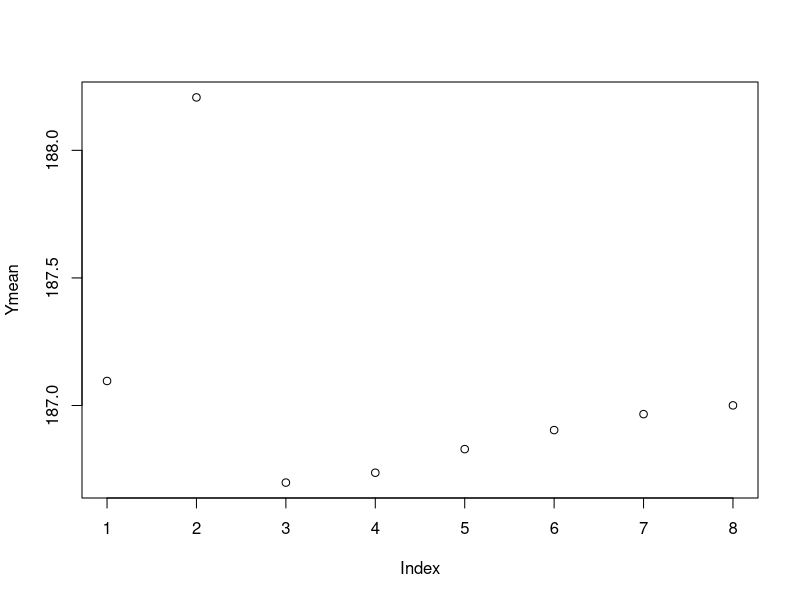
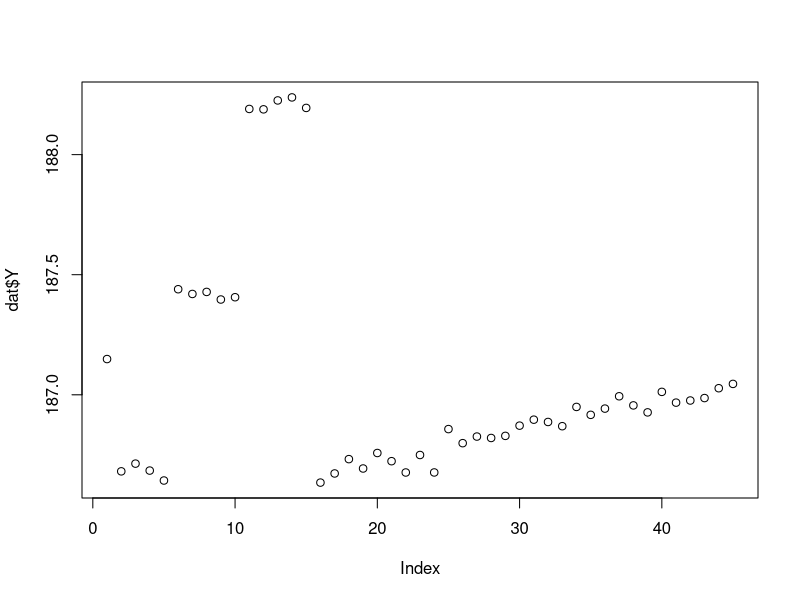
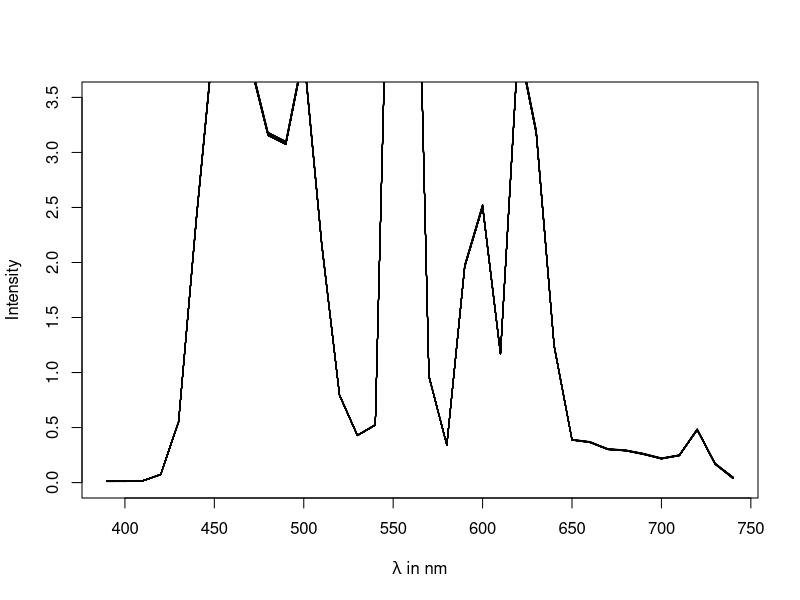
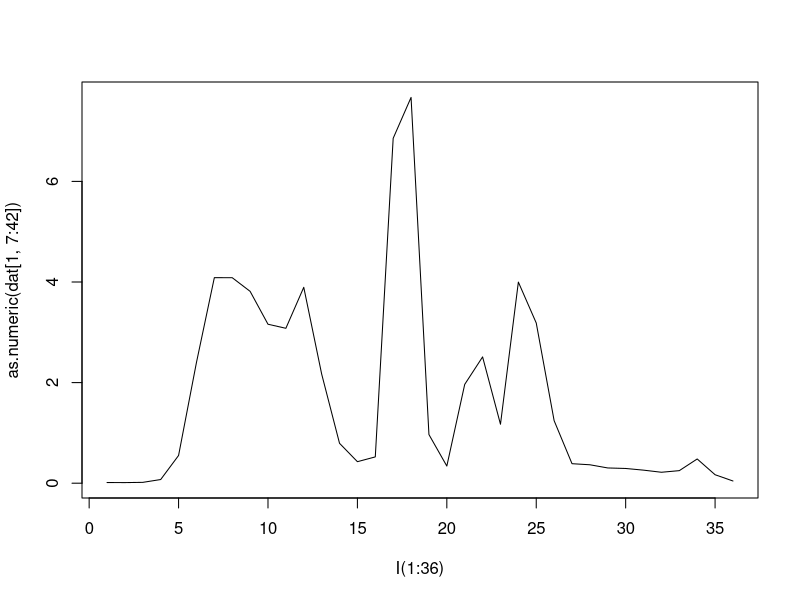

Here is the R script that generated these plots, in order: (Note: this script raises an error after producing the figures.)
# this script only works with some data from tubes_spectra_plot.R

dat <- read.table("calibdata/measurements/depth_monitor20120210_0805.txt", sep=",")

names(dat) <- c("R","G","B","x","y","Y",paste("l", 1:36, sep=""))

dat$grey <- factor(round(1023*with(dat, 0.299*R/255 + 0.587*G/255 + 0.114*B/255)))

Ymean <- with(dat, tapply(Y, grey, mean))

# Luminance steps
plot(Ymean)
plot(dat$Y)

## monitor
startp <- 0
endp <- 2700
lcolor <- colorRampPalette(c("black","lightgrey"))(endp)
plot(as.numeric(dat[1,7:42]) ~ I(seq(390, 740, 10)), type="l",
    col=lcolor[startp], ylim=c(0,3.5), xlab=expression(paste(lambda, " in nm")), ylab="Intensity")
for (i in startp:endp){
    lines(as.numeric(dat[i,7:42]) ~ I(seq(390, 740, 10)), col=lcolor[i])
}
# One Spectrum
plot(as.numeric(dat[1,7:42]) ~ I(1:36), type="l")

## tubes
# red
startp <- 0
endp <- 50
lcolor <- colorRampPalette(c("black","red"))(endp)
lines(as.numeric(dat2[1,7:42]) ~ I(seq(390, 740, 10)), type="l",
    col=lcolor[startp], ylim=c(0,2.2), xlab=expression(paste(lambda, " in
    nm")), ylab="Intensity")
for (i in startp:endp){
    lines(as.numeric(dat2[i,7:42]) ~ I(seq(390, 740, 10)), col=lcolor[i])
}

# green
startp <- 50
endp <- 100
lcolor <- colorRampPalette(c("black","green"))(50)
lines(as.numeric(dat2[51,7:42]) ~ I(seq(390, 740, 10)), col=lcolor[1])
for (i in startp:endp){
    lines(as.numeric(dat2[i,7:42]) ~ I(seq(390, 740, 10)), col=lcolor[i-50])
}

# blue
startp <- 100
endp <- 150
lcolor <- colorRampPalette(c("black","blue"))(50)
lines(as.numeric(dat2[101,7:42]) ~ I(seq(390, 740, 10)), col=lcolor[1]) 
for (i in startp:endp){
    lines(as.numeric(dat2[i,7:42]) ~ I(seq(390, 740, 10)), col=lcolor[i-100])
}


